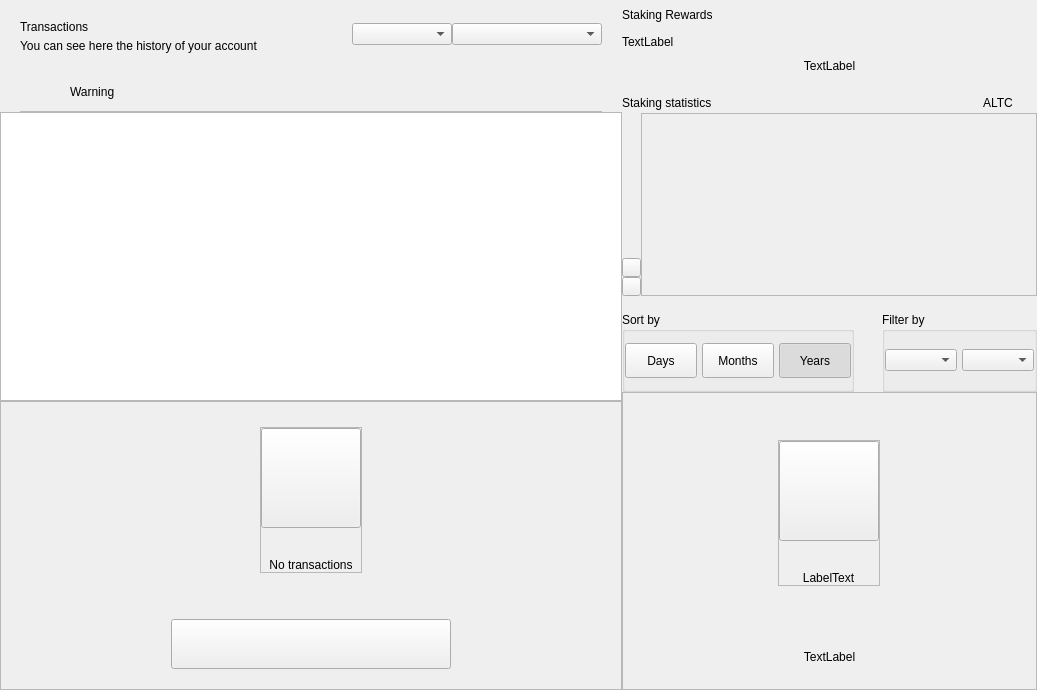
<?xml version="1.0" encoding="UTF-8"?>
<ui version="4.0">
 <class>DashboardWidget</class>
 <widget class="QWidget" name="DashboardWidget">
  <property name="geometry">
   <rect>
    <x>0</x>
    <y>0</y>
    <width>1037</width>
    <height>690</height>
   </rect>
  </property>
  <property name="windowTitle">
   <string>Form</string>
  </property>
  <layout class="QHBoxLayout" name="horizontalLayout_2" stretch="3,2">
   <property name="spacing">
    <number>0</number>
   </property>
   <property name="leftMargin">
    <number>0</number>
   </property>
   <property name="topMargin">
    <number>0</number>
   </property>
   <property name="rightMargin">
    <number>0</number>
   </property>
   <property name="bottomMargin">
    <number>0</number>
   </property>
   <item>
    <widget class="QWidget" name="left" native="true">
     <layout class="QVBoxLayout" name="left_2">
      <property name="spacing">
       <number>0</number>
      </property>
      <property name="leftMargin">
       <number>0</number>
      </property>
      <property name="topMargin">
       <number>0</number>
      </property>
      <property name="rightMargin">
       <number>0</number>
      </property>
      <property name="bottomMargin">
       <number>0</number>
      </property>
      <item>
       <layout class="QVBoxLayout" name="verticalLayout22">
        <property name="spacing">
         <number>0</number>
        </property>
        <property name="leftMargin">
         <number>20</number>
        </property>
        <property name="topMargin">
         <number>15</number>
        </property>
        <property name="rightMargin">
         <number>20</number>
        </property>
        <item>
         <widget class="QFrame" name="left_top_container">
          <layout class="QHBoxLayout" name="horizontalLayout">
           <property name="spacing">
            <number>0</number>
           </property>
           <property name="leftMargin">
            <number>0</number>
           </property>
           <property name="topMargin">
            <number>0</number>
           </property>
           <property name="rightMargin">
            <number>0</number>
           </property>
           <property name="bottomMargin">
            <number>0</number>
           </property>
           <item>
            <layout class="QVBoxLayout" name="verticalLayout_5">
             <property name="spacing">
              <number>5</number>
             </property>
             <property name="topMargin">
              <number>5</number>
             </property>
             <item>
              <widget class="QLabel" name="labelTitle">
               <property name="text">
                <string>Transactions</string>
               </property>
              </widget>
             </item>
             <item>
              <widget class="QLabel" name="labelSubtitle">
               <property name="text">
                <string>You can see here the history of your account</string>
               </property>
               <property name="alignment">
                <set>Qt::AlignLeading|Qt::AlignLeft|Qt::AlignVCenter</set>
               </property>
              </widget>
             </item>
            </layout>
           </item>
           <item>
            <spacer name="horizontalSpacer">
             <property name="orientation">
              <enum>Qt::Horizontal</enum>
             </property>
             <property name="sizeHint" stdset="0">
              <size>
               <width>40</width>
               <height>20</height>
              </size>
             </property>
            </spacer>
           </item>
           <item>
            <widget class="QComboBox" name="comboBoxSortType">
             <property name="minimumSize">
              <size>
               <width>100</width>
               <height>0</height>
              </size>
             </property>
            </widget>
           </item>
           <item>
            <widget class="QComboBox" name="comboBoxSort">
             <property name="minimumSize">
              <size>
               <width>150</width>
               <height>0</height>
              </size>
             </property>
            </widget>
           </item>
          </layout>
         </widget>
        </item>
       </layout>
      </item>
      <item>
       <spacer name="verticalSpacer">
        <property name="orientation">
         <enum>Qt::Vertical</enum>
        </property>
        <property name="sizeType">
         <enum>QSizePolicy::Fixed</enum>
        </property>
        <property name="sizeHint" stdset="0">
         <size>
          <width>20</width>
          <height>20</height>
         </size>
        </property>
       </spacer>
      </item>
      <item>
       <widget class="QWidget" name="layoutWarning" native="true">
        <layout class="QVBoxLayout" name="verticalLayout_3">
         <property name="spacing">
          <number>0</number>
         </property>
         <property name="leftMargin">
          <number>0</number>
         </property>
         <property name="topMargin">
          <number>0</number>
         </property>
         <property name="rightMargin">
          <number>0</number>
         </property>
         <property name="bottomMargin">
          <number>0</number>
         </property>
         <item>
          <widget class="QWidget" name="containerWarning" native="true">
           <layout class="QVBoxLayout" name="verticalLayout_21">
            <property name="spacing">
             <number>9</number>
            </property>
            <property name="leftMargin">
             <number>20</number>
            </property>
            <property name="topMargin">
             <number>9</number>
            </property>
            <property name="rightMargin">
             <number>20</number>
            </property>
            <property name="bottomMargin">
             <number>0</number>
            </property>
            <item>
             <widget class="QFrame" name="frameWarning">
              <property name="styleSheet">
               <string notr="true">border:none;</string>
              </property>
              <property name="frameShape">
               <enum>QFrame::StyledPanel</enum>
              </property>
              <property name="frameShadow">
               <enum>QFrame::Raised</enum>
              </property>
              <layout class="QHBoxLayout" name="horizontalLayout11" stretch="0,0,2">
               <property name="leftMargin">
                <number>0</number>
               </property>
               <property name="topMargin">
                <number>0</number>
               </property>
               <property name="rightMargin">
                <number>0</number>
               </property>
               <property name="bottomMargin">
                <number>0</number>
               </property>
               <item alignment="Qt::AlignVCenter">
                <widget class="QPushButton" name="imgWarning">
                 <property name="styleSheet">
                  <string notr="true">border:none;</string>
                 </property>
                 <property name="text">
                  <string/>
                 </property>
                 <property name="iconSize">
                  <size>
                   <width>24</width>
                   <height>24</height>
                  </size>
                 </property>
                </widget>
               </item>
               <item>
                <spacer name="horizontalSpacer_3">
                 <property name="orientation">
                  <enum>Qt::Horizontal</enum>
                 </property>
                 <property name="sizeType">
                  <enum>QSizePolicy::Fixed</enum>
                 </property>
                 <property name="sizeHint" stdset="0">
                  <size>
                   <width>12</width>
                   <height>20</height>
                  </size>
                 </property>
                </spacer>
               </item>
               <item alignment="Qt::AlignVCenter">
                <widget class="QLabel" name="lblWarning">
                 <property name="styleSheet">
                  <string notr="true"/>
                 </property>
                 <property name="text">
                  <string>Warning</string>
                 </property>
                 <property name="alignment">
                  <set>Qt::AlignBottom|Qt::AlignLeading|Qt::AlignLeft</set>
                 </property>
                </widget>
               </item>
              </layout>
             </widget>
            </item>
            <item>
             <widget class="QLabel" name="lblDivisory">
              <property name="minimumSize">
               <size>
                <width>0</width>
                <height>1</height>
               </size>
              </property>
              <property name="maximumSize">
               <size>
                <width>16777215</width>
                <height>1</height>
               </size>
              </property>
              <property name="styleSheet">
               <string notr="true">background-color:#bababa;</string>
              </property>
              <property name="text">
               <string/>
              </property>
              <property name="alignment">
               <set>Qt::AlignBottom|Qt::AlignLeading|Qt::AlignLeft</set>
              </property>
             </widget>
            </item>
           </layout>
          </widget>
         </item>
        </layout>
       </widget>
      </item>
      <item>
       <widget class="QListView" name="listTransactions">
        <property name="mouseTracking">
         <bool>true</bool>
        </property>
        <property name="selectionBehavior">
         <enum>QAbstractItemView::SelectItems</enum>
        </property>
        <property name="verticalScrollMode">
         <enum>QAbstractItemView::ScrollPerItem</enum>
        </property>
       </widget>
      </item>
      <item>
       <widget class="QFrame" name="emptyContainer">
        <property name="minimumSize">
         <size>
          <width>0</width>
          <height>100</height>
         </size>
        </property>
        <property name="frameShape">
         <enum>QFrame::StyledPanel</enum>
        </property>
        <property name="frameShadow">
         <enum>QFrame::Raised</enum>
        </property>
        <layout class="QVBoxLayout" name="verticalLayout_7" stretch="1,8,0,0">
         <property name="spacing">
          <number>0</number>
         </property>
         <property name="leftMargin">
          <number>0</number>
         </property>
         <property name="topMargin">
          <number>0</number>
         </property>
         <property name="rightMargin">
          <number>0</number>
         </property>
         <property name="bottomMargin">
          <number>20</number>
         </property>
         <item>
          <spacer name="verticalSpacer12">
           <property name="orientation">
            <enum>Qt::Vertical</enum>
           </property>
           <property name="sizeHint" stdset="0">
            <size>
             <width>20</width>
             <height>20</height>
            </size>
           </property>
          </spacer>
         </item>
         <item alignment="Qt::AlignHCenter|Qt::AlignVCenter">
          <widget class="QFrame" name="emptyScreen">
           <property name="sizePolicy">
            <sizepolicy hsizetype="Expanding" vsizetype="Expanding">
             <horstretch>0</horstretch>
             <verstretch>0</verstretch>
            </sizepolicy>
           </property>
           <property name="frameShape">
            <enum>QFrame::StyledPanel</enum>
           </property>
           <property name="frameShadow">
            <enum>QFrame::Raised</enum>
           </property>
           <layout class="QVBoxLayout" name="verticalLayout12">
            <property name="spacing">
             <number>30</number>
            </property>
            <property name="leftMargin">
             <number>0</number>
            </property>
            <property name="topMargin">
             <number>0</number>
            </property>
            <property name="rightMargin">
             <number>0</number>
            </property>
            <property name="bottomMargin">
             <number>0</number>
            </property>
            <item alignment="Qt::AlignHCenter|Qt::AlignVCenter">
             <widget class="QPushButton" name="pushImgEmpty">
              <property name="minimumSize">
               <size>
                <width>100</width>
                <height>100</height>
               </size>
              </property>
              <property name="maximumSize">
               <size>
                <width>100</width>
                <height>100</height>
               </size>
              </property>
              <property name="focusPolicy">
               <enum>Qt::NoFocus</enum>
              </property>
              <property name="text">
               <string/>
              </property>
              <property name="iconSize">
               <size>
                <width>100</width>
                <height>100</height>
               </size>
              </property>
             </widget>
            </item>
            <item alignment="Qt::AlignHCenter|Qt::AlignVCenter">
             <widget class="QLabel" name="labelEmpty">
              <property name="styleSheet">
               <string notr="true"/>
              </property>
              <property name="text">
               <string>No transactions</string>
              </property>
              <property name="alignment">
               <set>Qt::AlignCenter</set>
              </property>
             </widget>
            </item>
           </layout>
          </widget>
         </item>
         <item>
          <spacer name="verticalSpacer_21">
           <property name="orientation">
            <enum>Qt::Vertical</enum>
           </property>
           <property name="sizeHint" stdset="0">
            <size>
             <width>20</width>
             <height>40</height>
            </size>
           </property>
          </spacer>
         </item>
         <item alignment="Qt::AlignHCenter">
          <widget class="QPushButton" name="btnHowTo">
           <property name="minimumSize">
            <size>
             <width>280</width>
             <height>50</height>
            </size>
           </property>
           <property name="focusPolicy">
            <enum>Qt::NoFocus</enum>
           </property>
           <property name="text">
            <string/>
           </property>
          </widget>
         </item>
        </layout>
       </widget>
      </item>
     </layout>
    </widget>
   </item>
   <item>
    <widget class="QWidget" name="right" native="true">
     <property name="minimumSize">
      <size>
       <width>200</width>
       <height>0</height>
      </size>
     </property>
     <layout class="QVBoxLayout" name="verticalLayout_31">
      <property name="spacing">
       <number>0</number>
      </property>
      <property name="leftMargin">
       <number>0</number>
      </property>
      <property name="topMargin">
       <number>0</number>
      </property>
      <property name="rightMargin">
       <number>0</number>
      </property>
      <property name="bottomMargin">
       <number>0</number>
      </property>
      <item>
       <layout class="QVBoxLayout" name="verticalLayout_2" stretch="0,0,0,0,0,0,0">
        <property name="spacing">
         <number>0</number>
        </property>
        <item>
         <layout class="QHBoxLayout" name="horizontalLayout_3">
          <property name="spacing">
           <number>0</number>
          </property>
          <item>
           <layout class="QVBoxLayout" name="verticalLayout_6">
            <property name="spacing">
             <number>5</number>
            </property>
            <item>
             <widget class="QLabel" name="labelTitle2">
              <property name="minimumSize">
               <size>
                <width>0</width>
                <height>30</height>
               </size>
              </property>
              <property name="text">
               <string>Staking Rewards</string>
              </property>
             </widget>
            </item>
            <item>
             <widget class="QLabel" name="labelMessage">
              <property name="text">
               <string>TextLabel</string>
              </property>
             </widget>
            </item>
           </layout>
          </item>
          <item>
           <spacer name="horizontalSpacer_2">
            <property name="orientation">
             <enum>Qt::Horizontal</enum>
            </property>
            <property name="sizeType">
             <enum>QSizePolicy::MinimumExpanding</enum>
            </property>
            <property name="sizeHint" stdset="0">
             <size>
              <width>20</width>
              <height>20</height>
             </size>
            </property>
           </spacer>
          </item>
         </layout>
        </item>
        <item>
         <spacer name="verticalSpacer_4">
          <property name="orientation">
           <enum>Qt::Vertical</enum>
          </property>
          <property name="sizeType">
           <enum>QSizePolicy::Fixed</enum>
          </property>
          <property name="sizeHint" stdset="0">
           <size>
            <width>20</width>
            <height>10</height>
           </size>
          </property>
         </spacer>
        </item>
        <item>
         <layout class="QHBoxLayout" name="horizontalLayout_5" stretch="0">
          <property name="spacing">
           <number>0</number>
          </property>
          <item>
           <widget class="QLabel" name="labelAmountPiv">
            <property name="text">
             <string>TextLabel</string>
            </property>
            <property name="alignment">
             <set>Qt::AlignCenter</set>
            </property>
           </widget>
          </item>
         </layout>
        </item>
        <item>
         <spacer name="verticalSpacer_6">
          <property name="orientation">
           <enum>Qt::Vertical</enum>
          </property>
          <property name="sizeType">
           <enum>QSizePolicy::Fixed</enum>
          </property>
          <property name="sizeHint" stdset="0">
           <size>
            <width>20</width>
            <height>20</height>
           </size>
          </property>
         </spacer>
        </item>
        <item>
         <widget class="QWidget" name="layoutChart" native="true">
          <layout class="QVBoxLayout" name="verticalLayout_8" stretch="3,0">
           <property name="spacing">
            <number>16</number>
           </property>
           <property name="leftMargin">
            <number>0</number>
           </property>
           <property name="topMargin">
            <number>0</number>
           </property>
           <property name="rightMargin">
            <number>0</number>
           </property>
           <property name="bottomMargin">
            <number>0</number>
           </property>
           <item>
            <widget class="QWidget" name="verticalWidgetChart" native="true">
             <property name="minimumSize">
              <size>
               <width>0</width>
               <height>190</height>
              </size>
             </property>
             <property name="maximumSize">
              <size>
               <width>16777215</width>
               <height>16777215</height>
              </size>
             </property>
             <layout class="QVBoxLayout" name="verticalLayout_4" stretch="1,5">
              <property name="spacing">
               <number>0</number>
              </property>
              <property name="leftMargin">
               <number>0</number>
              </property>
              <property name="topMargin">
               <number>0</number>
              </property>
              <property name="rightMargin">
               <number>0</number>
              </property>
              <property name="bottomMargin">
               <number>0</number>
              </property>
              <item>
               <layout class="QHBoxLayout" name="horizontalLayout_4">
                <item>
                 <widget class="QLabel" name="labelChart">
                  <property name="text">
                   <string>Staking statistics</string>
                  </property>
                 </widget>
                </item>
                <item>
                 <spacer name="horizontalSpacer_4">
                  <property name="orientation">
                   <enum>Qt::Horizontal</enum>
                  </property>
                  <property name="sizeHint" stdset="0">
                   <size>
                    <width>40</width>
                    <height>20</height>
                   </size>
                  </property>
                 </spacer>
                </item>
                <item>
                 <widget class="QLabel" name="labelSquarePiv">
                  <property name="minimumSize">
                   <size>
                    <width>14</width>
                    <height>14</height>
                   </size>
                  </property>
                  <property name="maximumSize">
                   <size>
                    <width>14</width>
                    <height>14</height>
                   </size>
                  </property>
                  <property name="text">
                   <string/>
                  </property>
                 </widget>
                </item>
                <item>
                 <widget class="QLabel" name="labelPiv">
                  <property name="text">
                   <string>ALTC</string>
                  </property>
                 </widget>
                </item>
                <item>
                 <spacer name="horizontalSpacer_5">
                  <property name="orientation">
                   <enum>Qt::Horizontal</enum>
                  </property>
                  <property name="sizeType">
                   <enum>QSizePolicy::Fixed</enum>
                  </property>
                  <property name="sizeHint" stdset="0">
                   <size>
                    <width>10</width>
                    <height>20</height>
                   </size>
                  </property>
                 </spacer>
                </item>
                <item>
                 <widget class="QLabel" name="labelSquarezPiv">
                  <property name="minimumSize">
                   <size>
                    <width>14</width>
                    <height>14</height>
                   </size>
                  </property>
                  <property name="maximumSize">
                   <size>
                    <width>14</width>
                    <height>14</height>
                   </size>
                  </property>
                  <property name="text">
                   <string/>
                  </property>
                 </widget>
                </item>
               </layout>
              </item>
              <item>
               <widget class="QWidget" name="chartContainer2" native="true">
                <property name="minimumSize">
                 <size>
                  <width>0</width>
                  <height>150</height>
                 </size>
                </property>
                <property name="styleSheet">
                 <string notr="true">#chartContainer{padding:0px; margin:0px;}</string>
                </property>
                <layout class="QHBoxLayout" name="horizontalLayout_11">
                 <property name="spacing">
                  <number>0</number>
                 </property>
                 <property name="leftMargin">
                  <number>0</number>
                 </property>
                 <property name="topMargin">
                  <number>0</number>
                 </property>
                 <property name="rightMargin">
                  <number>0</number>
                 </property>
                 <property name="bottomMargin">
                  <number>0</number>
                 </property>
                 <item>
                  <widget class="QWidget" name="containerChartArrow" native="true">
                   <property name="sizePolicy">
                    <sizepolicy hsizetype="Fixed" vsizetype="Preferred">
                     <horstretch>0</horstretch>
                     <verstretch>0</verstretch>
                    </sizepolicy>
                   </property>
                   <property name="minimumSize">
                    <size>
                     <width>19</width>
                     <height>0</height>
                    </size>
                   </property>
                   <property name="maximumSize">
                    <size>
                     <width>19</width>
                     <height>16777215</height>
                    </size>
                   </property>
                   <property name="styleSheet">
                    <string notr="true">#widget{
	padding:0px;
	margin:0px;
}</string>
                   </property>
                   <layout class="QVBoxLayout" name="verticalLayout_10">
                    <property name="spacing">
                     <number>0</number>
                    </property>
                    <property name="leftMargin">
                     <number>0</number>
                    </property>
                    <property name="rightMargin">
                     <number>0</number>
                    </property>
                    <property name="bottomMargin">
                     <number>0</number>
                    </property>
                    <item>
                     <spacer name="verticalSpacer_3">
                      <property name="orientation">
                       <enum>Qt::Vertical</enum>
                      </property>
                      <property name="sizeHint" stdset="0">
                       <size>
                        <width>20</width>
                        <height>127</height>
                       </size>
                      </property>
                     </spacer>
                    </item>
                    <item alignment="Qt::AlignVCenter">
                     <widget class="QWidget" name="containerArrows" native="true">
                      <layout class="QVBoxLayout" name="horizontalLayout_6" stretch="0,0">
                       <property name="spacing">
                        <number>0</number>
                       </property>
                       <property name="leftMargin">
                        <number>0</number>
                       </property>
                       <property name="topMargin">
                        <number>0</number>
                       </property>
                       <property name="rightMargin">
                        <number>0</number>
                       </property>
                       <property name="bottomMargin">
                        <number>0</number>
                       </property>
                       <item>
                        <widget class="QPushButton" name="pushButtonChartArrow">
                         <property name="minimumSize">
                          <size>
                           <width>19</width>
                           <height>19</height>
                          </size>
                         </property>
                         <property name="maximumSize">
                          <size>
                           <width>19</width>
                           <height>19</height>
                          </size>
                         </property>
                         <property name="focusPolicy">
                          <enum>Qt::NoFocus</enum>
                         </property>
                         <property name="styleSheet">
                          <string notr="true"/>
                         </property>
                         <property name="text">
                          <string/>
                         </property>
                        </widget>
                       </item>
                       <item>
                        <widget class="QPushButton" name="pushButtonChartRight">
                         <property name="minimumSize">
                          <size>
                           <width>19</width>
                           <height>19</height>
                          </size>
                         </property>
                         <property name="maximumSize">
                          <size>
                           <width>19</width>
                           <height>19</height>
                          </size>
                         </property>
                         <property name="focusPolicy">
                          <enum>Qt::NoFocus</enum>
                         </property>
                         <property name="styleSheet">
                          <string notr="true"/>
                         </property>
                         <property name="text">
                          <string/>
                         </property>
                        </widget>
                       </item>
                      </layout>
                     </widget>
                    </item>
                   </layout>
                  </widget>
                 </item>
                 <item>
                  <widget class="QFrame" name="chartContainer">
                   <property name="sizePolicy">
                    <sizepolicy hsizetype="Expanding" vsizetype="Preferred">
                     <horstretch>0</horstretch>
                     <verstretch>0</verstretch>
                    </sizepolicy>
                   </property>
                   <property name="styleSheet">
                    <string notr="true">padding:0px;
margin:0px;</string>
                   </property>
                   <property name="frameShape">
                    <enum>QFrame::StyledPanel</enum>
                   </property>
                   <property name="frameShadow">
                    <enum>QFrame::Raised</enum>
                   </property>
                  </widget>
                 </item>
                </layout>
               </widget>
              </item>
             </layout>
            </widget>
           </item>
           <item alignment="Qt::AlignVCenter">
            <widget class="QWidget" name="containerSort" native="true">
             <layout class="QHBoxLayout" name="horizontalLayout_6" stretch="3,2">
              <property name="spacing">
               <number>28</number>
              </property>
              <property name="leftMargin">
               <number>0</number>
              </property>
              <property name="topMargin">
               <number>0</number>
              </property>
              <property name="rightMargin">
               <number>0</number>
              </property>
              <property name="bottomMargin">
               <number>0</number>
              </property>
              <item>
               <widget class="QGroupBox" name="groupBoxChart">
                <property name="minimumSize">
                 <size>
                  <width>0</width>
                  <height>80</height>
                 </size>
                </property>
                <property name="maximumSize">
                 <size>
                  <width>16777215</width>
                  <height>80</height>
                 </size>
                </property>
                <property name="title">
                 <string>Sort by</string>
                </property>
                <layout class="QHBoxLayout" name="horizontalLayout_7">
                 <property name="spacing">
                  <number>5</number>
                 </property>
                 <property name="leftMargin">
                  <number>0</number>
                 </property>
                 <property name="rightMargin">
                  <number>0</number>
                 </property>
                 <item>
                  <widget class="QPushButton" name="pushButtonMonth">
                   <property name="minimumSize">
                    <size>
                     <width>50</width>
                     <height>35</height>
                    </size>
                   </property>
                   <property name="maximumSize">
                    <size>
                     <width>16777215</width>
                     <height>16777215</height>
                    </size>
                   </property>
                   <property name="focusPolicy">
                    <enum>Qt::NoFocus</enum>
                   </property>
                   <property name="text">
                    <string>Days</string>
                   </property>
                   <property name="checkable">
                    <bool>true</bool>
                   </property>
                   <property name="autoExclusive">
                    <bool>true</bool>
                   </property>
                  </widget>
                 </item>
                 <item>
                  <widget class="QPushButton" name="pushButtonYear">
                   <property name="minimumSize">
                    <size>
                     <width>50</width>
                     <height>35</height>
                    </size>
                   </property>
                   <property name="maximumSize">
                    <size>
                     <width>16777215</width>
                     <height>16777215</height>
                    </size>
                   </property>
                   <property name="focusPolicy">
                    <enum>Qt::NoFocus</enum>
                   </property>
                   <property name="text">
                    <string>Months</string>
                   </property>
                   <property name="checkable">
                    <bool>true</bool>
                   </property>
                   <property name="autoExclusive">
                    <bool>true</bool>
                   </property>
                  </widget>
                 </item>
                 <item>
                  <widget class="QPushButton" name="pushButtonAll">
                   <property name="sizePolicy">
                    <sizepolicy hsizetype="Preferred" vsizetype="Fixed">
                     <horstretch>0</horstretch>
                     <verstretch>0</verstretch>
                    </sizepolicy>
                   </property>
                   <property name="minimumSize">
                    <size>
                     <width>50</width>
                     <height>35</height>
                    </size>
                   </property>
                   <property name="maximumSize">
                    <size>
                     <width>16777215</width>
                     <height>16777215</height>
                    </size>
                   </property>
                   <property name="focusPolicy">
                    <enum>Qt::NoFocus</enum>
                   </property>
                   <property name="text">
                    <string>Years</string>
                   </property>
                   <property name="checkable">
                    <bool>true</bool>
                   </property>
                   <property name="checked">
                    <bool>true</bool>
                   </property>
                   <property name="autoExclusive">
                    <bool>true</bool>
                   </property>
                  </widget>
                 </item>
                </layout>
               </widget>
              </item>
              <item>
               <widget class="QGroupBox" name="container_chart_dropboxes">
                <property name="minimumSize">
                 <size>
                  <width>55</width>
                  <height>80</height>
                 </size>
                </property>
                <property name="maximumSize">
                 <size>
                  <width>16777215</width>
                  <height>80</height>
                 </size>
                </property>
                <property name="title">
                 <string>Filter by</string>
                </property>
                <layout class="QHBoxLayout" name="horizontalLayout_8" stretch="1,1">
                 <property name="spacing">
                  <number>5</number>
                 </property>
                 <property name="leftMargin">
                  <number>0</number>
                 </property>
                 <property name="topMargin">
                  <number>0</number>
                 </property>
                 <property name="rightMargin">
                  <number>0</number>
                 </property>
                 <property name="bottomMargin">
                  <number>0</number>
                 </property>
                 <item>
                  <widget class="QWidget" name="containerBoxMonths" native="true">
                   <property name="minimumSize">
                    <size>
                     <width>55</width>
                     <height>0</height>
                    </size>
                   </property>
                   <layout class="QHBoxLayout" name="horizontalLayout_9">
                    <property name="spacing">
                     <number>0</number>
                    </property>
                    <property name="leftMargin">
                     <number>0</number>
                    </property>
                    <property name="topMargin">
                     <number>0</number>
                    </property>
                    <property name="rightMargin">
                     <number>0</number>
                    </property>
                    <property name="bottomMargin">
                     <number>0</number>
                    </property>
                    <item>
                     <widget class="QComboBox" name="comboBoxMonths">
                      <property name="minimumSize">
                       <size>
                        <width>55</width>
                        <height>0</height>
                       </size>
                      </property>
                     </widget>
                    </item>
                   </layout>
                  </widget>
                 </item>
                 <item>
                  <widget class="QWidget" name="containerBoxYears" native="true">
                   <property name="sizePolicy">
                    <sizepolicy hsizetype="Preferred" vsizetype="Preferred">
                     <horstretch>0</horstretch>
                     <verstretch>0</verstretch>
                    </sizepolicy>
                   </property>
                   <property name="minimumSize">
                    <size>
                     <width>50</width>
                     <height>0</height>
                    </size>
                   </property>
                   <layout class="QHBoxLayout" name="horizontalLayout_10">
                    <property name="spacing">
                     <number>0</number>
                    </property>
                    <property name="leftMargin">
                     <number>0</number>
                    </property>
                    <property name="topMargin">
                     <number>0</number>
                    </property>
                    <property name="rightMargin">
                     <number>0</number>
                    </property>
                    <property name="bottomMargin">
                     <number>0</number>
                    </property>
                    <item>
                     <widget class="QComboBox" name="comboBoxYears">
                      <property name="minimumSize">
                       <size>
                        <width>40</width>
                        <height>0</height>
                       </size>
                      </property>
                     </widget>
                    </item>
                   </layout>
                  </widget>
                 </item>
                </layout>
               </widget>
              </item>
             </layout>
            </widget>
           </item>
          </layout>
         </widget>
        </item>
        <item>
         <widget class="QFrame" name="emptyContainerChart">
          <property name="minimumSize">
           <size>
            <width>0</width>
            <height>100</height>
           </size>
          </property>
          <property name="frameShape">
           <enum>QFrame::StyledPanel</enum>
          </property>
          <property name="frameShadow">
           <enum>QFrame::Raised</enum>
          </property>
          <layout class="QVBoxLayout" name="verticalLayout_71" stretch="1,8,0,0">
           <property name="spacing">
            <number>0</number>
           </property>
           <property name="leftMargin">
            <number>0</number>
           </property>
           <property name="topMargin">
            <number>0</number>
           </property>
           <property name="rightMargin">
            <number>0</number>
           </property>
           <property name="bottomMargin">
            <number>25</number>
           </property>
           <item>
            <spacer name="verticalSpacer11">
             <property name="orientation">
              <enum>Qt::Vertical</enum>
             </property>
             <property name="sizeHint" stdset="0">
              <size>
               <width>20</width>
               <height>20</height>
              </size>
             </property>
            </spacer>
           </item>
           <item alignment="Qt::AlignHCenter|Qt::AlignVCenter">
            <widget class="QFrame" name="emptyScreen1">
             <property name="sizePolicy">
              <sizepolicy hsizetype="Expanding" vsizetype="Expanding">
               <horstretch>0</horstretch>
               <verstretch>0</verstretch>
              </sizepolicy>
             </property>
             <property name="frameShape">
              <enum>QFrame::StyledPanel</enum>
             </property>
             <property name="frameShadow">
              <enum>QFrame::Raised</enum>
             </property>
             <layout class="QVBoxLayout" name="verticalLayout">
              <property name="spacing">
               <number>30</number>
              </property>
              <property name="leftMargin">
               <number>0</number>
              </property>
              <property name="topMargin">
               <number>0</number>
              </property>
              <property name="rightMargin">
               <number>0</number>
              </property>
              <property name="bottomMargin">
               <number>0</number>
              </property>
              <item alignment="Qt::AlignHCenter|Qt::AlignVCenter">
               <widget class="QPushButton" name="pushImgEmptyChart">
                <property name="minimumSize">
                 <size>
                  <width>100</width>
                  <height>100</height>
                 </size>
                </property>
                <property name="maximumSize">
                 <size>
                  <width>100</width>
                  <height>100</height>
                 </size>
                </property>
                <property name="focusPolicy">
                 <enum>Qt::NoFocus</enum>
                </property>
                <property name="text">
                 <string/>
                </property>
                <property name="iconSize">
                 <size>
                  <width>100</width>
                  <height>100</height>
                 </size>
                </property>
               </widget>
              </item>
              <item alignment="Qt::AlignHCenter|Qt::AlignVCenter">
               <widget class="QLabel" name="labelEmptyChart">
                <property name="styleSheet">
                 <string notr="true"/>
                </property>
                <property name="text">
                 <string>LabelText</string>
                </property>
                <property name="alignment">
                 <set>Qt::AlignCenter</set>
                </property>
               </widget>
              </item>
             </layout>
            </widget>
           </item>
           <item>
            <spacer name="verticalSpacer_2">
             <property name="orientation">
              <enum>Qt::Vertical</enum>
             </property>
             <property name="sizeHint" stdset="0">
              <size>
               <width>20</width>
               <height>40</height>
              </size>
             </property>
            </spacer>
           </item>
           <item>
            <widget class="QLabel" name="labelMessageEmpty">
             <property name="styleSheet">
              <string notr="true">#labelMessageEmpty {
	padding-left:30px;
	padding-right:30px;
}</string>
             </property>
             <property name="text">
              <string>TextLabel</string>
             </property>
             <property name="alignment">
              <set>Qt::AlignCenter</set>
             </property>
             <property name="wordWrap">
              <bool>true</bool>
             </property>
            </widget>
           </item>
          </layout>
         </widget>
        </item>
        <item>
         <widget class="QWidget" name="layoutShadow" native="true">
          <layout class="QVBoxLayout" name="verticalLayout_9">
           <property name="spacing">
            <number>0</number>
           </property>
           <property name="leftMargin">
            <number>0</number>
           </property>
           <property name="topMargin">
            <number>0</number>
           </property>
           <property name="rightMargin">
            <number>0</number>
           </property>
           <property name="bottomMargin">
            <number>0</number>
           </property>
          </layout>
         </widget>
        </item>
       </layout>
      </item>
     </layout>
    </widget>
   </item>
  </layout>
 </widget>
 <resources/>
 <connections/>
</ui>
